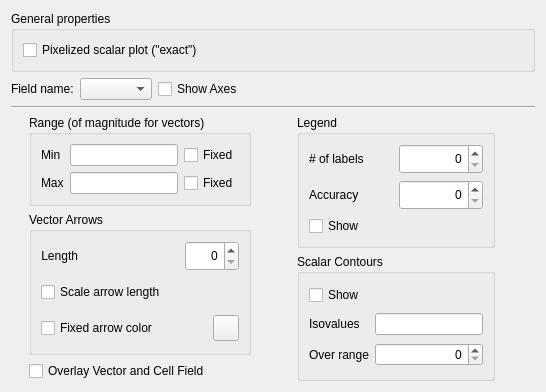
     <widget class="QWidget" name="tab_field">
      <attribute name="title">
       <string>Field</string>
      </attribute>
      <layout class="QHBoxLayout" name="horizontalLayout_28">
       <item>
        <layout class="QVBoxLayout" name="verticalLayout_15">
         <item>
          <widget class="QGroupBox" name="groupBox_6">
           <property name="title">
            <string>General properties</string>
           </property>
           <layout class="QVBoxLayout" name="verticalLayout_19">
            <item>
             <widget class="QCheckBox" name="pixelizedScalarFieldCB">
              <property name="toolTip">
               <string>Checking this box will cause cartesian concentration field in 2D be drawn using explicit pixels providing &quot;exact&quot; representation of the field. Unchecked box will mean that field will be smoothed. </string>
              </property>
              <property name="text">
               <string>Pixelized scalar plot (&quot;exact&quot;)</string>
              </property>
             </widget>
            </item>
           </layout>
          </widget>
         </item>
         <item>
          <layout class="QHBoxLayout" name="horizontalLayout_6">
           <item>
            <layout class="QHBoxLayout" name="horizontalLayout_5">
             <item>
              <widget class="QLabel" name="label_6">
               <property name="text">
                <string>Field name:</string>
               </property>
              </widget>
             </item>
             <item>
              <widget class="QComboBox" name="fieldComboBox"/>
             </item>
            </layout>
           </item>
           <item>
            <widget class="QCheckBox" name="showPlotAxesCB">
             <property name="text">
              <string>Show Axes</string>
             </property>
            </widget>
           </item>
           <item>
            <spacer name="horizontalSpacer_15">
             <property name="orientation">
              <enum>Qt::Horizontal</enum>
             </property>
             <property name="sizeHint" stdset="0">
              <size>
               <width>40</width>
               <height>20</height>
              </size>
             </property>
            </spacer>
           </item>
          </layout>
         </item>
         <item>
          <widget class="Line" name="line_3">
           <property name="orientation">
            <enum>Qt::Horizontal</enum>
           </property>
          </widget>
         </item>
         <item>
          <layout class="QHBoxLayout" name="horizontalLayout_4">
           <item>
            <spacer name="horizontalSpacer_14">
             <property name="orientation">
              <enum>Qt::Horizontal</enum>
             </property>
             <property name="sizeHint" stdset="0">
              <size>
               <width>18</width>
               <height>20</height>
              </size>
             </property>
            </spacer>
           </item>
           <item>
            <layout class="QVBoxLayout" name="verticalLayout_2">
             <item>
              <widget class="QGroupBox" name="groupBox_8">
               <property name="title">
                <string>Range (of magnitude for vectors)</string>
               </property>
               <layout class="QVBoxLayout" name="verticalLayout_8">
                <item>
                 <layout class="QGridLayout" name="gridLayout_11">
                  <item row="0" column="0">
                   <widget class="QLabel" name="fieldMinLabel">
                    <property name="text">
                     <string>Min</string>
                    </property>
                   </widget>
                  </item>
                  <item row="0" column="1">
                   <widget class="QLineEdit" name="fieldMinRange"/>
                  </item>
                  <item row="0" column="2">
                   <widget class="QCheckBox" name="fieldMinRangeFixedCheckBox">
                    <property name="text">
                     <string>Fixed</string>
                    </property>
                   </widget>
                  </item>
                  <item row="1" column="0">
                   <widget class="QLabel" name="fieldMaxLabel">
                    <property name="text">
                     <string>Max</string>
                    </property>
                   </widget>
                  </item>
                  <item row="1" column="1">
                   <widget class="QLineEdit" name="fieldMaxRange"/>
                  </item>
                  <item row="1" column="2">
                   <widget class="QCheckBox" name="fieldMaxRangeFixedCheckBox">
                    <property name="text">
                     <string>Fixed</string>
                    </property>
                   </widget>
                  </item>
                 </layout>
                </item>
               </layout>
              </widget>
             </item>
             <item>
              <widget class="QGroupBox" name="groupBox_9">
               <property name="title">
                <string>Vector Arrows</string>
               </property>
               <layout class="QVBoxLayout" name="verticalLayout_13">
                <item>
                 <layout class="QHBoxLayout" name="horizontalLayout_20">
                  <item>
                   <widget class="QLabel" name="label_18">
                    <property name="minimumSize">
                     <size>
                      <width>0</width>
                      <height>30</height>
                     </size>
                    </property>
                    <property name="text">
                     <string>Length</string>
                    </property>
                    <property name="alignment">
                     <set>Qt::AlignRight|Qt::AlignTrailing|Qt::AlignVCenter</set>
                    </property>
                   </widget>
                  </item>
                  <item>
                   <spacer name="horizontalSpacer_12">
                    <property name="orientation">
                     <enum>Qt::Horizontal</enum>
                    </property>
                    <property name="sizeHint" stdset="0">
                     <size>
                      <width>40</width>
                      <height>20</height>
                     </size>
                    </property>
                   </spacer>
                  </item>
                  <item>
                   <widget class="QSpinBox" name="vectorsArrowLength">
                    <property name="minimumSize">
                     <size>
                      <width>0</width>
                      <height>30</height>
                     </size>
                    </property>
                    <property name="alignment">
                     <set>Qt::AlignRight|Qt::AlignTrailing|Qt::AlignVCenter</set>
                    </property>
                    <property name="maximum">
                     <number>9999</number>
                    </property>
                   </widget>
                  </item>
                 </layout>
                </item>
                <item>
                 <layout class="QHBoxLayout" name="horizontalLayout_19">
                  <item>
                   <widget class="QCheckBox" name="vectorsScaleArrowCheckBox">
                    <property name="minimumSize">
                     <size>
                      <width>0</width>
                      <height>30</height>
                     </size>
                    </property>
                    <property name="text">
                     <string>Scale arrow length</string>
                    </property>
                   </widget>
                  </item>
                  <item>
                   <spacer name="horizontalSpacer_10">
                    <property name="orientation">
                     <enum>Qt::Horizontal</enum>
                    </property>
                    <property name="sizeHint" stdset="0">
                     <size>
                      <width>40</width>
                      <height>20</height>
                     </size>
                    </property>
                   </spacer>
                  </item>
                 </layout>
                </item>
                <item>
                 <layout class="QHBoxLayout" name="horizontalLayout_18">
                  <item>
                   <widget class="QCheckBox" name="vectorsArrowColorCheckBox">
                    <property name="minimumSize">
                     <size>
                      <width>0</width>
                      <height>30</height>
                     </size>
                    </property>
                    <property name="text">
                     <string>Fixed arrow color</string>
                    </property>
                   </widget>
                  </item>
                  <item>
                   <widget class="QToolButton" name="vectorsArrowColorButton">
                    <property name="minimumSize">
                     <size>
                      <width>26</width>
                      <height>26</height>
                     </size>
                    </property>
                    <property name="maximumSize">
                     <size>
                      <width>26</width>
                      <height>26</height>
                     </size>
                    </property>
                    <property name="text">
                     <string/>
                    </property>
                   </widget>
                  </item>
                 </layout>
                </item>
               </layout>
              </widget>
             </item>
             <item>
              <widget class="QCheckBox" name="vectorsOverlayCheckBox">
               <property name="text">
                <string>Overlay Vector and Cell Field</string>
               </property>
              </widget>
             </item>
            </layout>
           </item>
           <item>
            <spacer name="horizontalSpacer_13">
             <property name="orientation">
              <enum>Qt::Horizontal</enum>
             </property>
             <property name="sizeHint" stdset="0">
              <size>
               <width>40</width>
               <height>20</height>
              </size>
             </property>
            </spacer>
           </item>
           <item>
            <layout class="QVBoxLayout" name="verticalLayout_3">
             <item>
              <widget class="QGroupBox" name="groupBox_7">
               <property name="title">
                <string>Legend</string>
               </property>
               <layout class="QGridLayout" name="gridLayout_7">
                <item row="0" column="0">
                 <layout class="QHBoxLayout" name="horizontalLayout_7">
                  <item>
                   <widget class="QLabel" name="label_14">
                    <property name="text">
                     <string># of labels</string>
                    </property>
                   </widget>
                  </item>
                  <item>
                   <widget class="QSpinBox" name="fieldLegendNumLabels">
                    <property name="minimumSize">
                     <size>
                      <width>0</width>
                      <height>30</height>
                     </size>
                    </property>
                    <property name="alignment">
                     <set>Qt::AlignRight|Qt::AlignTrailing|Qt::AlignVCenter</set>
                    </property>
                    <property name="maximum">
                     <number>9999</number>
                    </property>
                   </widget>
                  </item>
                 </layout>
                </item>
                <item row="1" column="0">
                 <layout class="QHBoxLayout" name="horizontalLayout_8">
                  <item>
                   <widget class="QLabel" name="label_15">
                    <property name="text">
                     <string>Accuracy</string>
                    </property>
                   </widget>
                  </item>
                  <item>
                   <widget class="QSpinBox" name="fieldLegendAccuracy">
                    <property name="minimumSize">
                     <size>
                      <width>0</width>
                      <height>30</height>
                     </size>
                    </property>
                    <property name="alignment">
                     <set>Qt::AlignRight|Qt::AlignTrailing|Qt::AlignVCenter</set>
                    </property>
                    <property name="maximum">
                     <number>9999</number>
                    </property>
                   </widget>
                  </item>
                 </layout>
                </item>
                <item row="2" column="0">
                 <layout class="QHBoxLayout" name="horizontalLayout_9">
                  <item>
                   <widget class="QCheckBox" name="fieldShowLegendCheckBox">
                    <property name="text">
                     <string>Show </string>
                    </property>
                   </widget>
                  </item>
                  <item>
                   <spacer name="horizontalSpacer_4">
                    <property name="orientation">
                     <enum>Qt::Horizontal</enum>
                    </property>
                    <property name="sizeHint" stdset="0">
                     <size>
                      <width>40</width>
                      <height>20</height>
                     </size>
                    </property>
                   </spacer>
                  </item>
                 </layout>
                </item>
               </layout>
              </widget>
             </item>
             <item>
              <widget class="QGroupBox" name="groupBox_12">
               <property name="title">
                <string>Scalar Contours</string>
               </property>
               <layout class="QGridLayout" name="gridLayout_10">
                <item row="2" column="0">
                 <widget class="QLabel" name="numIsovalsInRangeLabel">
                  <property name="text">
                   <string>Over range</string>
                  </property>
                 </widget>
                </item>
                <item row="2" column="1">
                 <widget class="QSpinBox" name="numberOfContoursLinesSpinBox">
                  <property name="alignment">
                   <set>Qt::AlignRight|Qt::AlignTrailing|Qt::AlignVCenter</set>
                  </property>
                  <property name="maximum">
                   <number>9999</number>
                  </property>
                 </widget>
                </item>
                <item row="1" column="1">
                 <widget class="QLineEdit" name="isovalList"/>
                </item>
                <item row="1" column="0">
                 <widget class="QLabel" name="isovalLabel">
                  <property name="text">
                   <string>Isovalues</string>
                  </property>
                 </widget>
                </item>
                <item row="0" column="0">
                 <widget class="QCheckBox" name="contoursShowCB">
                  <property name="text">
                   <string>Show</string>
                  </property>
                 </widget>
                </item>
               </layout>
              </widget>
             </item>
            </layout>
           </item>
           <item>
            <spacer name="horizontalSpacer_3">
             <property name="orientation">
              <enum>Qt::Horizontal</enum>
             </property>
             <property name="sizeHint" stdset="0">
              <size>
               <width>40</width>
               <height>20</height>
              </size>
             </property>
            </spacer>
           </item>
          </layout>
         </item>
        </layout>
       </item>
      </layout>
     </widget>
